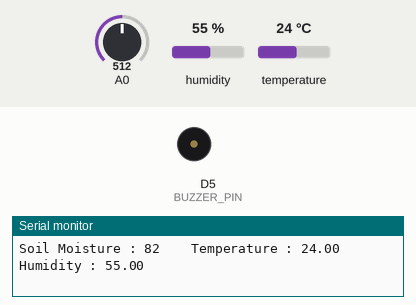
A sketch run on a simulated ESP8266 (NodeMCU). Shown: buzzer (waves = sounding, pin HIGH), the last lines printed to the serial monitor. The test bench sets the inputs (shaded band); at power-on: A0 = 512, humidity 55 %, temperature 24 °C. WiFi joins after 1.5 s; servers stay silent unless stated.

Above: at 3.0 s.
3.1 s: A0 set to 832
4.6 s: A0 set to 848
At 5.3 s:
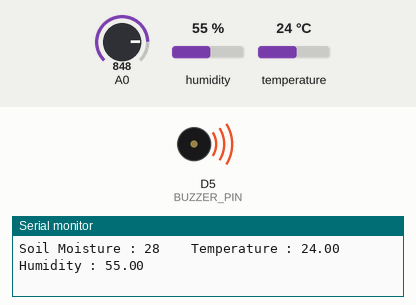
6.1 s: A0 set to 716
At 7.3 s:
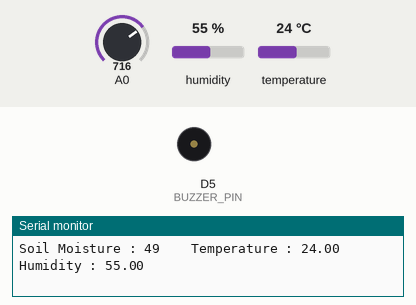
7.6 s: A0 set to 900
At 8.7 s:
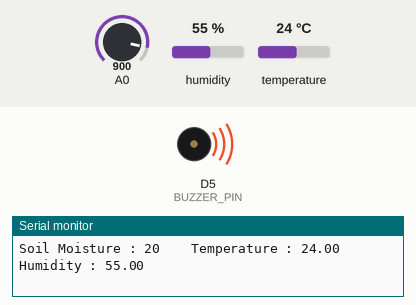
Timing chart, 0 to 10.1 s (numbered marks = the images above; inputs shaded):
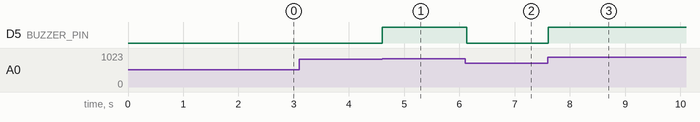

Measured:
- the behaviour switches between 839 and 840 on A0 (found by bisection; images 0 and 1)
- after the input at 4.6 s, D5 (BUZZER_PIN): LOW → HIGH at once
- after the input at 6.1 s, D5 (BUZZER_PIN): HIGH → LOW at once
- after the input at 7.6 s, D5 (BUZZER_PIN): LOW → HIGH at once

The sketch:

wifi_with_buzzer.ino
```cpp
#define BLYNK_TEMPLATE_ID "TMPL3CHcpRF8U"
#define BLYNK_TEMPLATE_NAME "soil humidity"
#define BLYNK_AUTH_TOKEN "ieoBhE8CmPYXouR72zHMlQvdSdU3Pi0O"

#define BLYNK_PRINT Serial
#include <ESP8266WiFi.h>
#include <BlynkSimpleEsp8266.h>
#include <DHT.h>

char auth[] = BLYNK_AUTH_TOKEN;
char ssid[] = "Redmi 9i";  // type your wifi name
char pass[] = "88888888";  // type your wifi password

BlynkTimer timer;

#define DHTPIN 4 // D2 on NodeMCU
#define DHTTYPE DHT11
DHT dht(DHTPIN, DHTTYPE);

#define BUZZER_PIN D5  // Buzzer connected to D5 (GPIO14)

void sendSensor()
{
  int value = analogRead(A0);
  value = map(value, 400, 1023, 100, 0);  // Soil moisture %

  float h = dht.readHumidity();
  float t = dht.readTemperature();

  if (isnan(h) || isnan(t)) {
    Serial.println("Failed to read from DHT sensor!");
    return;
  }

  Blynk.virtualWrite(V0, value);  // Soil
  Blynk.virtualWrite(V1, t);      // Temperature
  Blynk.virtualWrite(V2, h);      // Humidity

  Serial.print("Soil Moisture : ");
  Serial.print(value);
  Serial.print("    Temperature : ");
  Serial.print(t);
  Serial.print("    Humidity : ");
  Serial.println(h);

  // Buzzer Logic
  if (value < 30) {  // Dry soil => buzzer ON
    digitalWrite(BUZZER_PIN, HIGH);
  } else {           // Wet soil => buzzer OFF
    digitalWrite(BUZZER_PIN, LOW);
  }
}

void setup()
{
  Serial.begin(115200);
  Blynk.begin(auth, ssid, pass);
  dht.begin();

  pinMode(BUZZER_PIN, OUTPUT);  // Set buzzer pin mode

  timer.setInterval(100L, sendSensor);
}

void loop()
{
  Blynk.run();
  timer.run();
}
```
